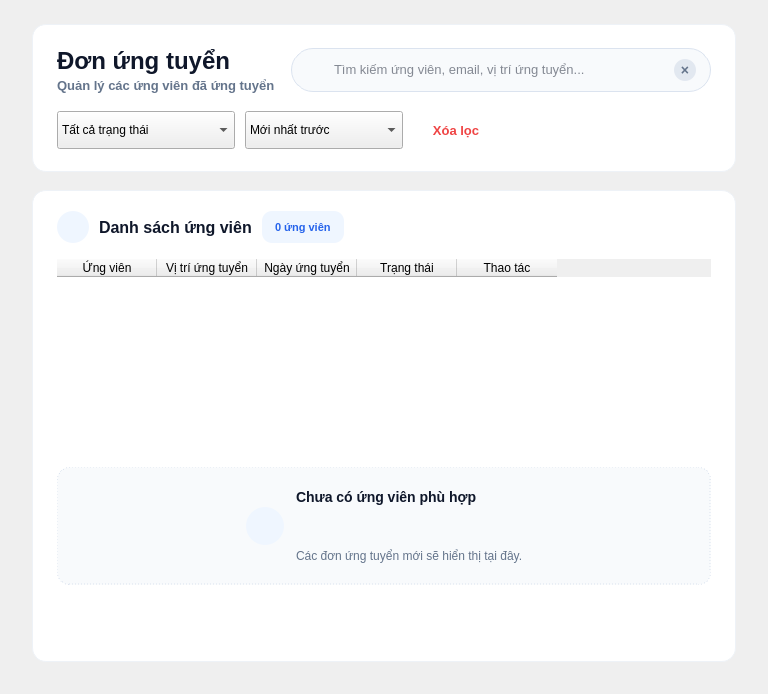
         <widget class="QWidget" name="pageCands">
          <layout class="QVBoxLayout" name="candsLayout">
           <property name="spacing">
            <number>18</number>
           </property>
           <property name="leftMargin">
            <number>32</number>
           </property>
           <property name="topMargin">
            <number>24</number>
           </property>
           <property name="rightMargin">
            <number>32</number>
           </property>
           <property name="bottomMargin">
            <number>32</number>
           </property>
           <item>
            <widget class="QFrame" name="candidateHeaderCard">
             <property name="styleSheet">
              <string notr="true">
QFrame#candidateHeaderCard {
    background-color: #ffffff;
    border: 1px solid #eef2f7;
    border-radius: 14px;
}
QLabel#candidatePageTitle {
    color: #0f172a;
    font-family: "Segoe UI", "Inter";
    font-size: 24px;
    font-weight: 800;
    background: transparent;
    border: none;
}
QLabel#candidatePageSubtitle {
    color: #64748b;
    font-family: "Segoe UI", "Inter";
    font-size: 13px;
    font-weight: 500;
    background: transparent;
    border: none;
}
QFrame#candidateSearchFrame {
    background-color: #f8fafc;
    border: 1px solid #dbe3ef;
    border-radius: 22px;
}
QFrame#candidateSearchFrame:focus-within {
    background-color: #ffffff;
    border: 1px solid #3b82f6;
}
QLabel#candidateSearchIcon {
    color: #94a3b8;
    font-family: "Segoe UI", "Inter";
    font-size: 17px;
    font-weight: 700;
    background: transparent;
    border: none;
}
QLineEdit#lineCandidateSearch {
    background: transparent;
    border: none;
    color: #0f172a;
    font-family: "Segoe UI", "Inter";
    font-size: 13px;
    padding: 0px;
}
QPushButton#btnCandidateSearchClear {
    background-color: #e2e8f0;
    color: #64748b;
    border: none;
    border-radius: 11px;
    font-size: 14px;
    font-weight: 800;
}
QPushButton#btnCandidateSearchClear:hover {
    background-color: #cbd5e1;
    color: #0f172a;
}
QComboBox.candidateFilterChip {
    background-color: #f8fafc;
    border: 1px solid #dbe3ef;
    border-radius: 19px;
    padding: 0px 16px;
    color: #334155;
    font-family: "Segoe UI", "Inter";
    font-size: 13px;
    font-weight: 600;
}
QComboBox.candidateFilterChip:hover {
    background-color: #f1f5f9;
    border-color: #bfdbfe;
}
QComboBox.candidateFilterChip:focus {
    background-color: #ffffff;
    border-color: #3b82f6;
}
QComboBox.candidateFilterChip::drop-down {
    border: none;
    width: 30px;
}
QComboBox.candidateFilterChip QAbstractItemView {
    background-color: #ffffff;
    border: 1px solid #dbe3ef;
    border-radius: 10px;
    selection-background-color: #eff6ff;
    selection-color: #2563eb;
    padding: 6px;
}
QPushButton#btnCandidateClearFilters {
    background-color: transparent;
    color: #ef4444;
    border: none;
    border-radius: 19px;
    padding: 0px 14px;
    font-family: "Segoe UI", "Inter";
    font-size: 13px;
    font-weight: 700;
}
QPushButton#btnCandidateClearFilters:hover {
    background-color: #fef2f2;
    color: #dc2626;
}
              </string>
             </property>
             <layout class="QVBoxLayout" name="candidateHeaderLayout">
              <property name="spacing">
               <number>18</number>
              </property>
              <property name="leftMargin">
               <number>24</number>
              </property>
              <property name="topMargin">
               <number>22</number>
              </property>
              <property name="rightMargin">
               <number>24</number>
              </property>
              <property name="bottomMargin">
               <number>22</number>
              </property>
              <item>
               <layout class="QHBoxLayout" name="candidateTitleSearchRow">
                <property name="spacing">
                 <number>16</number>
                </property>
                <item>
                 <layout class="QVBoxLayout" name="candidateTitleBlock">
                  <property name="spacing">
                   <number>3</number>
                  </property>
                  <item>
                   <widget class="QLabel" name="candidatePageTitle">
                    <property name="text">
                     <string>Đơn ứng tuyển</string>
                    </property>
                   </widget>
                  </item>
                  <item>
                   <widget class="QLabel" name="candidatePageSubtitle">
                    <property name="text">
                     <string>Quản lý các ứng viên đã ứng tuyển</string>
                    </property>
                   </widget>
                  </item>
                 </layout>
                </item>
                <item>
                 <widget class="QFrame" name="candidateSearchFrame">
                  <property name="minimumSize">
                   <size>
                    <width>420</width>
                    <height>44</height>
                   </size>
                  </property>
                  <property name="maximumSize">
                   <size>
                    <width>16777215</width>
                    <height>44</height>
                   </size>
                  </property>
                  <layout class="QHBoxLayout" name="candidateSearchLayout">
                   <property name="spacing">
                    <number>8</number>
                   </property>
                   <property name="leftMargin">
                    <number>14</number>
                   </property>
                   <property name="topMargin">
                    <number>0</number>
                   </property>
                   <property name="rightMargin">
                    <number>14</number>
                   </property>
                   <property name="bottomMargin">
                    <number>0</number>
                   </property>
                   <item>
                    <widget class="QLabel" name="candidateSearchIcon">
                     <property name="minimumSize">
                      <size>
                       <width>18</width>
                       <height>18</height>
                      </size>
                     </property>
                     <property name="maximumSize">
                      <size>
                       <width>18</width>
                       <height>18</height>
                      </size>
                     </property>
                     <property name="text">
                      <string/>
                     </property>
                     <property name="pixmap">
                      <pixmap>../icons/modern/search.svg</pixmap>
                     </property>
                     <property name="alignment">
                      <set>Qt::AlignCenter</set>
                     </property>
                    </widget>
                   </item>
                   <item>
                    <widget class="QLineEdit" name="lineCandidateSearch">
                     <property name="placeholderText">
                      <string>Tìm kiếm ứng viên, email, vị trí ứng tuyển...</string>
                     </property>
                     <property name="frame">
                      <bool>false</bool>
                     </property>
                    </widget>
                   </item>
                   <item>
                    <widget class="QPushButton" name="btnCandidateSearchClear">
                     <property name="minimumSize">
                      <size>
                       <width>22</width>
                       <height>22</height>
                      </size>
                     </property>
                     <property name="maximumSize">
                      <size>
                       <width>22</width>
                       <height>22</height>
                      </size>
                     </property>
                     <property name="cursor">
                      <cursorShape>PointingHandCursor</cursorShape>
                     </property>
                     <property name="text">
                      <string>×</string>
                     </property>
                    </widget>
                   </item>
                  </layout>
                 </widget>
                </item>
               </layout>
              </item>
              <item>
               <layout class="QHBoxLayout" name="candidateFilterRow">
                <property name="spacing">
                 <number>10</number>
                </property>
                <item>
                 <widget class="QComboBox" name="comboCandidateStatus">
                  <property name="minimumSize">
                   <size>
                    <width>178</width>
                    <height>38</height>
                   </size>
                  </property>
                  <property name="maximumSize">
                   <size>
                    <width>178</width>
                    <height>38</height>
                   </size>
                  </property>
                  <property name="cursor">
                   <cursorShape>PointingHandCursor</cursorShape>
                  </property>
                  <property name="class" stdset="0">
                   <string>candidateFilterChip</string>
                  </property>
                  <item>
                   <property name="text">
                    <string>Tất cả trạng thái</string>
                   </property>
                  </item>
                  <item>
                   <property name="text">
                    <string>Chờ xét duyệt</string>
                   </property>
                  </item>
                  <item>
                   <property name="text">
                    <string>Đã xem xét</string>
                   </property>
                  </item>
                  <item>
                   <property name="text">
                    <string>Phê duyệt</string>
                   </property>
                  </item>
                  <item>
                   <property name="text">
                    <string>Từ chối</string>
                   </property>
                  </item>
                 </widget>
                </item>
                <item>
                 <widget class="QComboBox" name="comboCandidateSort">
                  <property name="minimumSize">
                   <size>
                    <width>158</width>
                    <height>38</height>
                   </size>
                  </property>
                  <property name="maximumSize">
                   <size>
                    <width>158</width>
                    <height>38</height>
                   </size>
                  </property>
                  <property name="cursor">
                   <cursorShape>PointingHandCursor</cursorShape>
                  </property>
                  <property name="class" stdset="0">
                   <string>candidateFilterChip</string>
                  </property>
                  <item>
                   <property name="text">
                    <string>Mới nhất trước</string>
                   </property>
                  </item>
                  <item>
                   <property name="text">
                    <string>Cũ nhất trước</string>
                   </property>
                  </item>
                  <item>
                   <property name="text">
                    <string>Tên A→Z</string>
                   </property>
                  </item>
                  <item>
                   <property name="text">
                    <string>Tên Z→A</string>
                   </property>
                  </item>
                 </widget>
                </item>
                <item>
                 <widget class="QPushButton" name="btnCandidateClearFilters">
                  <property name="minimumSize">
                   <size>
                    <width>86</width>
                    <height>38</height>
                   </size>
                  </property>
                  <property name="maximumSize">
                   <size>
                    <width>110</width>
                    <height>38</height>
                   </size>
                  </property>
                  <property name="cursor">
                   <cursorShape>PointingHandCursor</cursorShape>
                  </property>
                  <property name="text">
                   <string>Xóa lọc</string>
                  </property>
                 </widget>
                </item>
                <item>
                 <spacer name="candidateFilterSpacer">
                  <property name="orientation">
                   <enum>Qt::Horizontal</enum>
                  </property>
                  <property name="sizeHint" stdset="0">
                   <size>
                    <width>40</width>
                    <height>20</height>
                   </size>
                  </property>
                 </spacer>
                </item>
               </layout>
              </item>
             </layout>
            </widget>
           </item>
           <item>
            <widget class="QFrame" name="candidateTableCard">
             <property name="styleSheet">
              <string notr="true">
QFrame#candidateTableCard {
    background-color: #ffffff;
    border: 1px solid #eef2f7;
    border-radius: 14px;
}
QLabel#candidateListIcon {
    background-color: #eff6ff;
    color: #3b82f6;
    border: none;
    border-radius: 16px;
    font-family: "Segoe UI", "Inter";
    font-size: 16px;
    font-weight: 800;
}
QLabel#candidateListTitle {
    color: #0f172a;
    background: transparent;
    border: none;
    font-family: "Segoe UI", "Inter";
    font-size: 16px;
    font-weight: 800;
}
QLabel#labelCandidateCount {
    background-color: #eff6ff;
    color: #2563eb;
    border: none;
    border-radius: 10px;
    padding: 3px 10px;
    font-family: "Segoe UI", "Inter";
    font-size: 11px;
    font-weight: 800;
}
QTableWidget#tableCands {
    background-color: #ffffff;
    alternate-background-color: #fbfdff;
    border: none;
    gridline-color: #eef2f7;
    color: #334155;
    font-family: "Segoe UI", "Inter";
    font-size: 13px;
    selection-background-color: #eff6ff;
    selection-color: #1d4ed8;
    outline: none;
}
QTableWidget#tableCands::item {
    padding: 10px 14px;
    border: none;
    border-bottom: 1px solid #eef2f7;
}
QTableWidget#tableCands::item:hover {
    background-color: #f1f5f9;
}
QTableWidget#tableCands::item:selected {
    background-color: #eff6ff;
    color: #1d4ed8;
}
QTableWidget#tableCands QHeaderView::section {
    background-color: #f8fafc;
    border: none;
    border-bottom: 1px solid #e2e8f0;
    padding: 12px 10px;
    color: #64748b;
    font-family: "Segoe UI", "Inter";
    font-size: 11px;
    font-weight: 800;
}
QFrame#candidateEmptyState {
    background-color: #f8fafc;
    border: 1px dashed #dbe3ef;
    border-radius: 12px;
}
QLabel#candidateEmptyIcon {
    background-color: #eff6ff;
    color: #3b82f6;
    border: none;
    border-radius: 19px;
    font-family: "Segoe UI", "Inter";
    font-size: 18px;
    font-weight: 800;
}
QLabel#candidateEmptyTitle {
    color: #0f172a;
    background: transparent;
    border: none;
    font-family: "Segoe UI", "Inter";
    font-size: 14px;
    font-weight: 800;
}
QLabel#candidateEmptySubtitle {
    color: #64748b;
    background: transparent;
    border: none;
    font-family: "Segoe UI", "Inter";
    font-size: 12px;
}
QFrame#candidatePaginationBar {
    background-color: transparent;
    border: none;
}
QPushButton.candidatePaginationButton {
    background-color: #f8fafc;
    color: #475569;
    border: 1px solid #e2e8f0;
    border-radius: 8px;
    padding: 0px 12px;
    font-family: "Segoe UI", "Inter";
    font-size: 13px;
    font-weight: 600;
}
QPushButton.candidatePaginationButton:hover {
    background-color: #eff6ff;
    color: #2563eb;
    border-color: #bfdbfe;
}
              </string>
             </property>
             <layout class="QVBoxLayout" name="candidateTableLayout">
              <property name="spacing">
               <number>16</number>
              </property>
              <property name="leftMargin">
               <number>24</number>
              </property>
              <property name="topMargin">
               <number>20</number>
              </property>
              <property name="rightMargin">
               <number>24</number>
              </property>
              <property name="bottomMargin">
               <number>20</number>
              </property>
              <item>
               <layout class="QHBoxLayout" name="candidateTableHeaderRow">
                <property name="spacing">
                 <number>10</number>
                </property>
                <item>
                 <widget class="QLabel" name="candidateListIcon">
                  <property name="minimumSize">
                   <size>
                    <width>32</width>
                    <height>32</height>
                   </size>
                  </property>
                  <property name="maximumSize">
                   <size>
                    <width>32</width>
                    <height>32</height>
                   </size>
                  </property>
                  <property name="text">
                   <string/>
                  </property>
                  <property name="pixmap">
                   <pixmap>../icons/modern/user.svg</pixmap>
                  </property>
                  <property name="alignment">
                   <set>Qt::AlignCenter</set>
                  </property>
                 </widget>
                </item>
                <item>
                 <widget class="QLabel" name="candidateListTitle">
                  <property name="text">
                   <string>Danh sách ứng viên</string>
                  </property>
                 </widget>
                </item>
                <item>
                 <widget class="QLabel" name="labelCandidateCount">
                  <property name="text">
                   <string>0 ứng viên</string>
                  </property>
                 </widget>
                </item>
                <item>
                 <spacer name="candidateTableHeaderSpacer">
                  <property name="orientation">
                   <enum>Qt::Horizontal</enum>
                  </property>
                  <property name="sizeHint" stdset="0">
                   <size>
                    <width>40</width>
                    <height>20</height>
                   </size>
                  </property>
                 </spacer>
                </item>
               </layout>
              </item>
              <item>
               <widget class="QTableWidget" name="tableCands">
                <property name="alternatingRowColors">
                 <bool>true</bool>
                </property>
                <property name="showGrid">
                 <bool>false</bool>
                </property>
                <property name="selectionBehavior">
                 <enum>QAbstractItemView::SelectRows</enum>
                </property>
                <property name="editTriggers">
                 <set>QAbstractItemView::NoEditTriggers</set>
                </property>
                <property name="rowCount">
                 <number>0</number>
                </property>
                <property name="columnCount">
                 <number>5</number>
                </property>
                <attribute name="verticalHeaderVisible">
                 <bool>false</bool>
                </attribute>
                <attribute name="verticalHeaderDefaultSectionSize">
                 <number>64</number>
                </attribute>
                <column>
                 <property name="text">
                  <string>Ứng viên</string>
                 </property>
                </column>
                <column>
                 <property name="text">
                  <string>Vị trí ứng tuyển</string>
                 </property>
                </column>
                <column>
                 <property name="text">
                  <string>Ngày ứng tuyển</string>
                 </property>
                </column>
                <column>
                 <property name="text">
                  <string>Trạng thái</string>
                 </property>
                </column>
                <column>
                 <property name="text">
                  <string>Thao tác</string>
                 </property>
                </column>
               </widget>
              </item>
              <item>
               <widget class="QFrame" name="candidateEmptyState">
                <property name="minimumSize">
                 <size>
                  <width>0</width>
                  <height>118</height>
                 </size>
                </property>
                <property name="maximumSize">
                 <size>
                  <width>16777215</width>
                  <height>118</height>
                 </size>
                </property>
                <layout class="QHBoxLayout" name="candidateEmptyLayout">
                 <property name="spacing">
                  <number>12</number>
                 </property>
                 <property name="leftMargin">
                  <number>18</number>
                 </property>
                 <property name="topMargin">
                  <number>0</number>
                 </property>
                 <property name="rightMargin">
                  <number>18</number>
                 </property>
                 <property name="bottomMargin">
                  <number>0</number>
                 </property>
                 <item>
                  <spacer name="candidateEmptyLeftSpacer">
                   <property name="orientation">
                    <enum>Qt::Horizontal</enum>
                   </property>
                   <property name="sizeHint" stdset="0">
                    <size>
                     <width>40</width>
                     <height>20</height>
                    </size>
                   </property>
                  </spacer>
                 </item>
                 <item>
                  <widget class="QLabel" name="candidateEmptyIcon">
                   <property name="minimumSize">
                    <size>
                     <width>38</width>
                     <height>38</height>
                    </size>
                   </property>
                   <property name="maximumSize">
                    <size>
                     <width>38</width>
                     <height>38</height>
                    </size>
                   </property>
                   <property name="text">
                    <string/>
                   </property>
                   <property name="pixmap">
                    <pixmap>../icons/modern/search.svg</pixmap>
                   </property>
                   <property name="alignment">
                    <set>Qt::AlignCenter</set>
                   </property>
                  </widget>
                 </item>
                 <item>
                  <layout class="QVBoxLayout" name="candidateEmptyTextLayout">
                   <property name="spacing">
                    <number>3</number>
                   </property>
                   <item>
                    <widget class="QLabel" name="candidateEmptyTitle">
                     <property name="text">
                      <string>Chưa có ứng viên phù hợp</string>
                     </property>
                    </widget>
                   </item>
                   <item>
                    <widget class="QLabel" name="candidateEmptySubtitle">
                     <property name="text">
                      <string>Các đơn ứng tuyển mới sẽ hiển thị tại đây.</string>
                     </property>
                    </widget>
                   </item>
                  </layout>
                 </item>
                 <item>
                  <spacer name="candidateEmptyRightSpacer">
                   <property name="orientation">
                    <enum>Qt::Horizontal</enum>
                   </property>
                   <property name="sizeHint" stdset="0">
                    <size>
                     <width>40</width>
                     <height>20</height>
                    </size>
                   </property>
                  </spacer>
                 </item>
                </layout>
               </widget>
              </item>
              <item>
               <widget class="QFrame" name="candidatePaginationBar">
                <property name="minimumSize">
                 <size>
                  <width>0</width>
                  <height>40</height>
                 </size>
                </property>
                <layout class="QHBoxLayout" name="candidatePaginationLayout">
                 <property name="spacing">
                  <number>6</number>
                 </property>
                 <property name="leftMargin">
                  <number>0</number>
                 </property>
                 <property name="topMargin">
                  <number>4</number>
                 </property>
                 <property name="rightMargin">
                  <number>0</number>
                 </property>
                 <property name="bottomMargin">
                  <number>0</number>
                 </property>
                 <item>
                  <spacer name="candidatePaginationSpacer">
                   <property name="orientation">
                    <enum>Qt::Horizontal</enum>
                   </property>
                   <property name="sizeHint" stdset="0">
                    <size>
                     <width>40</width>
                     <height>20</height>
                    </size>
                   </property>
                  </spacer>
                 </item>
                </layout>
               </widget>
              </item>
             </layout>
            </widget>
           </item>
          </layout>
         </widget>
